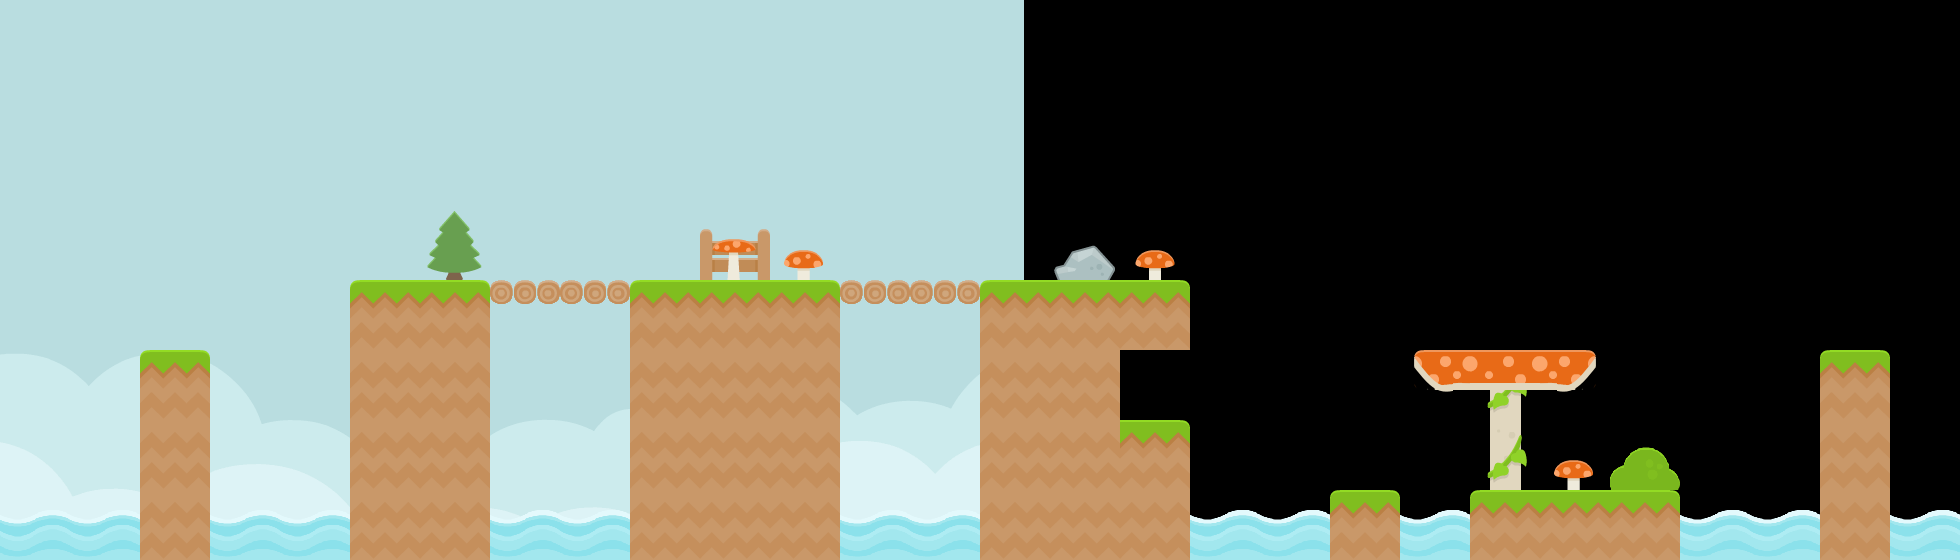

This is a level from a 2D game, rendered from its Tiled map with the project's own tilesets. A one-line summary and the map file follow, with tile-layer data summarised:
An orthogonal 28x8 tile map with 70x70 px tiles, 3 tile layers (tiles_background, tiles_terrain, tiles_foreground), 2 image layers and 21 objects (9x GRASS, 4x clickable, 2x WOOD, MUSHROOM, start, ...).

<map version="1.0" orientation="orthogonal" renderorder="right-down" width="28" height="8" tilewidth="70" tileheight="70" nextobjectid="143">
 <properties>
  <property name="blocks" value="wood_square_small_triangle_left,stone_square,wood_1x2_triangle_left,wood_small_triangle_left" />
  <property name="music" value="swinging_level" />
 </properties>
 <tileset firstgid="1" name="tiles" tilewidth="70" tileheight="70" spacing="4" margin="2" tilecount="117">
  <image source="../../graphics/tiles.png" width="962" height="666" />
  <tile id="114">
   <animation>
    <frame tileid="114" duration="100" />
    <frame tileid="115" duration="100" />
    <frame tileid="116" duration="100" />
    <frame tileid="115" duration="100" />
   </animation>
  </tile>
 </tileset>
 <imagelayer name="background_b" x="1024" y="-300">
  <image source="../../graphics/backgrounds/colored_grass.png" />
 </imagelayer>
 <imagelayer name="background_a" y="-300">
  <image source="../../graphics/backgrounds/colored_grass.png" />
 </imagelayer>
 <layer name="tiles_background" width="30" height="8">
  <data>[240 cells, 21 non-empty, 7 distinct tile ids]</data>
 </layer>
 <layer name="tiles_terrain" width="30" height="8">
  <data>[240 cells, 48 non-empty, 10 distinct tile ids]</data>
 </layer>
 <layer name="tiles_foreground" width="30" height="8">
  <data>[240 cells, 3 non-empty, 3 distinct tile ids]</data>
 </layer>
 <objectgroup name="terrain">
  <object id="120" type="GRASS" x="140" y="350">
   <polygon points="0,0 70,0 70,210 0,210" />
  </object>
  <object id="121" type="GRASS" x="350" y="280">
   <polygon points="0,0 140,0 140,280 0,280" />
  </object>
  <object id="122" type="GRASS" x="630" y="280">
   <polygon points="0,0 210,0 210,280 0,280" />
  </object>
  <object id="123" type="GRASS" x="980" y="280">
   <polygon points="0,0 210,0 210,70 0,70" />
  </object>
  <object id="124" type="GRASS" x="980" y="350">
   <polygon points="0,0 140,0 140,210 0,210" />
  </object>
  <object id="125" type="GRASS" x="1120" y="420">
   <polygon points="0,0 70,0 70,140 0,140" />
  </object>
  <object id="127" type="GRASS" x="1820" y="350">
   <polygon points="0,0 70,0 70,210 0,210" />
  </object>
  <object id="128" type="MUSHROOM" x="1400" y="350">
   <polygon points="0,0 210,0 175,35 35,35" />
  </object>
  <object id="129" type="WOOD" x="490" y="280">
   <polygon points="0,0 140,0 140,35 0,35" />
  </object>
  <object id="132" type="WOOD" x="840" y="280">
   <polygon points="0,0 140,0 140,35 0,35" />
  </object>
  <object id="136" type="GRASS" x="1330" y="490">
   <polygon points="0,0 70,0 70,70 0,70" />
  </object>
  <object id="137" type="GRASS" x="1470" y="490">
   <polygon points="0,0 210,0 210,70 0,70" />
  </object>
 </objectgroup>
 <objectgroup name="entities">
  <properties>
   <property name="blocks" value="wood_square_small_triangle_left,stone_square_small_triangle_left,stone_square" />
   <property name="music" value="happy_level" />
  </properties>
  <object id="4" name="start" type="start" x="980" y="210" width="70" height="70" />
  <object id="5" name="target" type="target" x="1470" y="280" width="70" height="70" />
  <object id="139" type="clickable" x="717.5" y="227.5" width="35" height="35">
   <properties>
    <property name="effect" value="mushroom_red" />
   </properties>
  </object>
  <object id="140" type="clickable" x="787.5" y="245" width="35" height="35">
   <properties>
    <property name="effect" value="mushroom_red" />
   </properties>
  </object>
  <object id="141" type="clickable" x="1137.5" y="245" width="35" height="35">
   <properties>
    <property name="effect" value="mushroom_red" />
   </properties>
  </object>
  <object id="142" type="clickable" x="1557.5" y="455" width="35" height="35">
   <properties>
    <property name="effect" value="mushroom_red" />
   </properties>
  </object>
 </objectgroup>
 <objectgroup name="background_effects">
  <object id="11" type="effect_clouds" x="350" y="0" width="1540" height="140" />
 </objectgroup>
 <objectgroup name="foreground_effects">
  <object id="133" type="effect_leafs" x="1627.5" y="472.5" width="38" height="13" />
 </objectgroup>
 <objectgroup name="npc">
  <object id="135" type="flier" x="980" y="122.5" width="350" height="140">
   <properties>
    <property name="skin" value="fly" />
   </properties>
  </object>
 </objectgroup>
</map>
